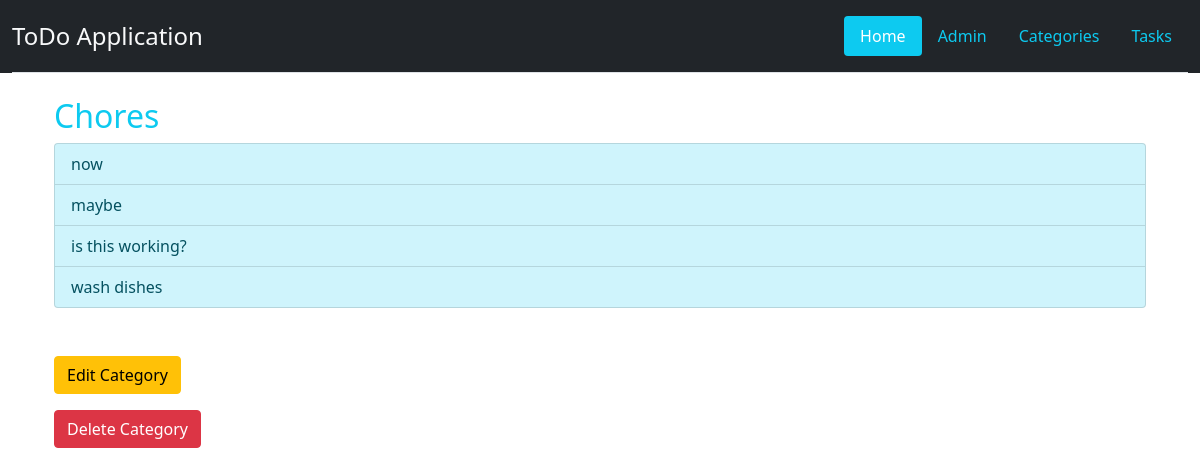
Screenshot of /categories/4/ with the database file from the repository.
### todo/models.py (models this page shows, shortened)
class Category(models.Model):
    name = models.CharField(max_length=30)

class Task(models.Model):
    class Meta:
        ordering = ['due_date']
    PRIORITY_CHOICES = [('1', 'important & urgent'),
                        ('2', 'important but not urgent'),
                        ('3', 'not important but urgent'),
                        ('4', 'not important & not urgent')]
    title = models.CharField(max_length=40)
    description = models.CharField(max_length=300, blank=True)
    due_date = models.DateTimeField()
    priority = models.CharField(max_length=5, choices=PRIORITY_CHOICES, default='1')
    user = models.ForeignKey('auth.User', on_delete=models.CASCADE, default=1)
    category = models.ForeignKey(Category, on_delete=models.PROTECT, related_name='tasks')
    status = models.CharField(max_length=1, default='0')
    created = models.DateTimeField(auto_now_add=True)
    updated = models.DateTimeField(auto_now=True)
    objects = TaskManager()

### todo/views.py (the view)
# urls.py: path('categories/<int:pk>/', CategoryDetailView.as_view(), name='category_detail'),
class CategoryDetailView(DetailView):
    model = Category
    all_tasks = Task.objects.all()
    template_name = 'todo/category_detail.html'
    def get_context_data(self, **kwargs):
        context = super().get_context_data(**kwargs)
        context['all'] = self.all_tasks
        context['cat'] = self.model.objects.get(pk=self.kwargs.get('pk'))
        return context

### templates/todo/category_detail.html (shortened to what this page needs)
{% extends 'base.html' %}
{% block content %}
<div class="container">
    <h2 class="text-info">{{cat.name}}</h2>
    <div class="list-group">
        {% for task in all %}
            {% if task.category.name == cat.name %}
                <a class="list-group-item list-group-item-action list-group-item-info"
                   href="{% url 'task_detail' task.pk %}">
                    {{ task.title }}
                </a>
            {% endif %}
        {% endfor %}
    </div>
<br><br>
    <p><a class="btn btn-warning" href="{% url 'category_edit' object.pk %}">Edit Category</a></p>
    <p><a class="btn btn-danger" href="{% url 'category_delete' object.pk %}">Delete Category</a></p>
</div>
{% endblock content %}

### rows the page displays
Category: name "Chores"
Task: title "now"
Task: title "maybe"
Task: title "is this working?"
Task: title "wash dishes"
